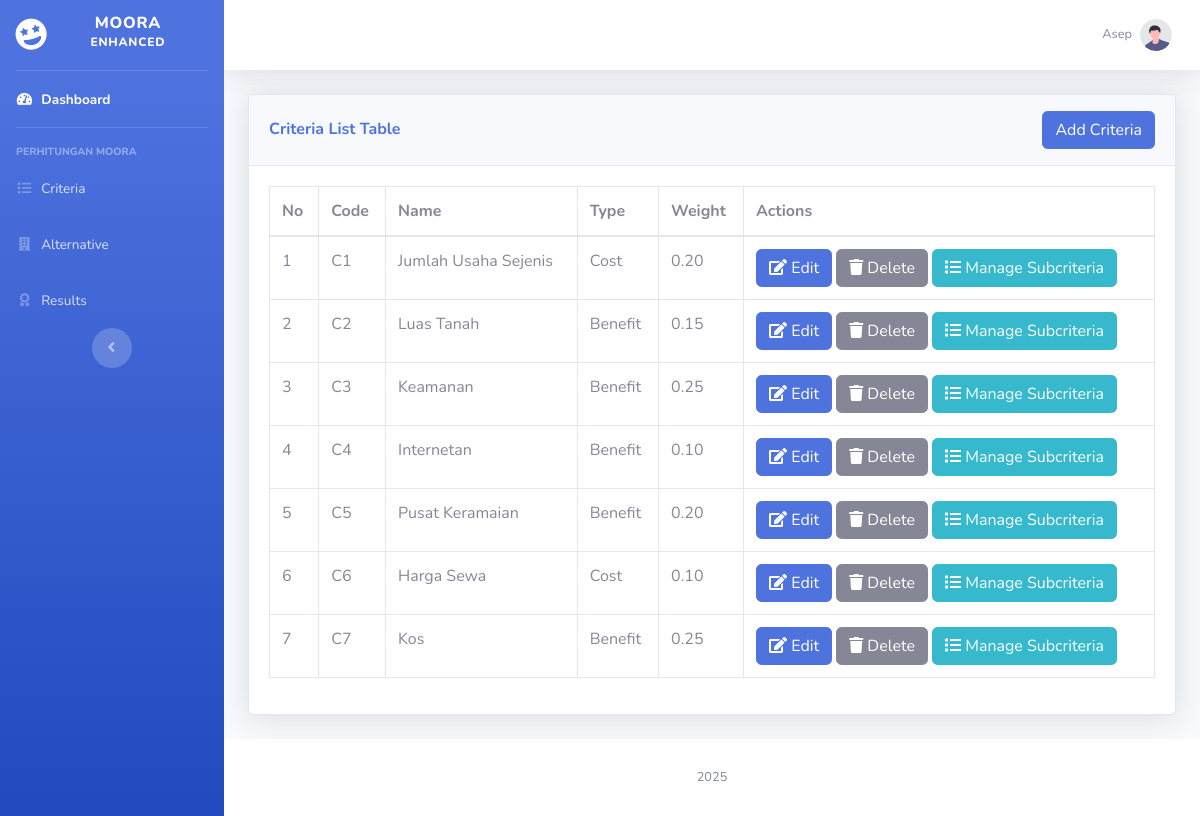
The page /pages/criteria.php (signed in) on the database its author committed.
### tables this page shows
CREATE TABLE `criteria` (
  `id` int(11) NOT NULL,
  `code` varchar(10) NOT NULL,
  `name` varchar(100) NOT NULL,
  `description` text DEFAULT NULL,
  `type` enum('Cost','Benefit') NOT NULL,
  `weight` decimal(5,2) NOT NULL
);

### pages/criteria.php (the view, shortened to what this page needs)
<?php
include '../includes/header.php';
include '../includes/db.php';
?>
<div class="card shadow mb-4">
    <div class="card-header py-3 d-flex justify-content-between align-items-center">
        <h6 class="m-0 font-weight-bold text-primary">
            Criteria List Table
        </h6>
        <button onclick="location.href='add_criteria.php'" class="btn btn-primary">Add Criteria</button>
    </div>
    <div class="card-body">
        <div class="table-responsive">
            <table
                class="table table-bordered"
                id="dataTable"
                width="100%"
                cellspacing="0">
                <thead>
                    <tr>
                        <th>No</th>
                        <th>Code</th>
                        <th>Name</th>
                        <th>Type</th>
                        <th>Weight</th>
                        <th>Actions</th>
                    </tr>
                </thead>
                <tbody>
                    <?php
                    $sql = "SELECT * FROM criteria";
                    $result = $conn->query($sql);
                    if ($result->num_rows > 0) {
                        $no = 1;
                        while ($row = $result->fetch_assoc()) {
                            $criterion_id = $row['id'];
                            $subcriteria_sql = "SELECT * FROM subcriteria WHERE criterion_id = $criterion_id ORDER BY id DESC";
                            $subcriteria_result = $conn->query($subcriteria_sql);
                            $subcriteria_count = $subcriteria_result->num_rows;
                            $indicator = ($subcriteria_count < 5) ? "<span class='text-danger'>&bull;</span>" : "";
                            echo "<tr>
                                <td>{$no}</td>
                                <td>{$row['code']}</td>
                                <td>{$row['name']} $indicator</td>
                                <td>{$row['type']}</td>
                                <td>{$row['weight']}</td>
                                <td>
                                    <a href='edit_criteria.php?id={$row['id']}' class='btn btn-primary'><i class='fas fa-edit'></i> Edit</a>
                                    <button class='btn btn-secondary' data-toggle='modal' data-target='#deleteModal{$row['id']}'><i class='fas fa-trash'></i> Delete</button>
                                    <button class='btn btn-info' data-toggle='modal' data-target='#subcriteriaModal{$row['id']}'><i class='fas fa-list'></i> Manage Subcriteria</button>
                                </td>
                            </tr>";
                            $no++;
                        }
                    } else {
                        echo "<tr><td colspan='6'>No data available</td></tr>";
                    }
                    ?>
                </tbody>
            </table>
        </div>
    </div>
</div>
<?php include '../includes/sidebar.php'; ?>

### rows shown on the page
criteria: code "C1", name "Jumlah Usaha Sejenis", type "Cost", weight "0.20"
criteria: code "C2", name "Luas Tanah", type "Benefit", weight "0.15"
criteria: code "C3", name "Keamanan", type "Benefit", weight "0.25"
criteria: code "C4", name "Internetan", type "Benefit", weight "0.10"
criteria: code "C5", name "Pusat Keramaian", type "Benefit", weight "0.20"
criteria: code "C6", name "Harga Sewa", type "Cost", weight "0.10"
criteria: code "C7", name "Kos", type "Benefit", weight "0.25"

### other values the page prints
$_SESSION['name'] "Asep"
